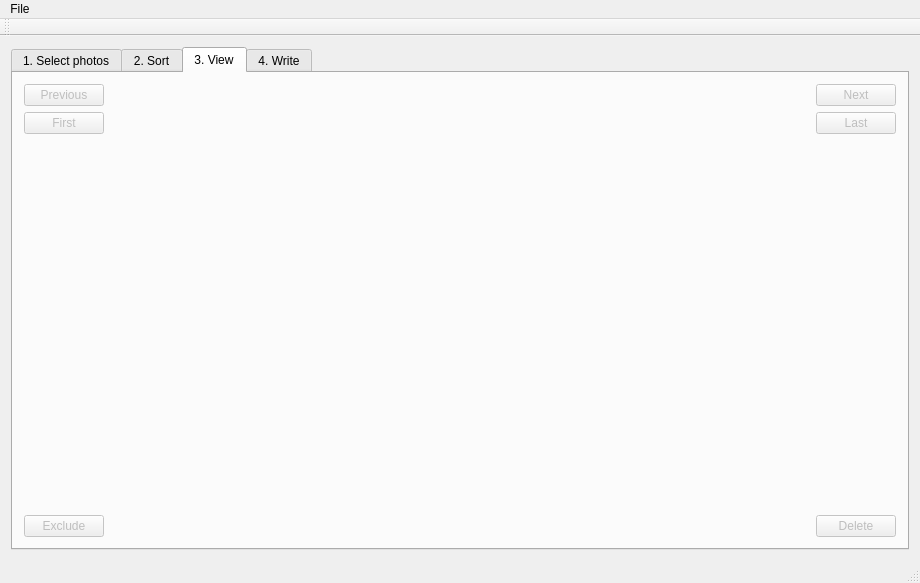
<?xml version="1.0" encoding="UTF-8"?>
<ui version="4.0">
 <class>MainWindow</class>
 <widget class="QMainWindow" name="MainWindow">
  <property name="geometry">
   <rect>
    <x>0</x>
    <y>0</y>
    <width>920</width>
    <height>583</height>
   </rect>
  </property>
  <property name="windowTitle">
   <string>MainWindow</string>
  </property>
  <widget class="QWidget" name="centralWidget">
   <layout class="QHBoxLayout" name="horizontalLayout">
    <item>
     <widget class="QTabWidget" name="tabWidget">
      <property name="currentIndex">
       <number>2</number>
      </property>
      <widget class="QWidget" name="tab_files">
       <attribute name="title">
        <string>1. Select photos</string>
       </attribute>
       <layout class="QVBoxLayout" name="verticalLayout_12">
        <item>
         <layout class="QHBoxLayout" name="horizontalLayout_7">
          <item>
           <spacer name="horizontalSpacer">
            <property name="orientation">
             <enum>Qt::Horizontal</enum>
            </property>
            <property name="sizeHint" stdset="0">
             <size>
              <width>40</width>
              <height>20</height>
             </size>
            </property>
           </spacer>
          </item>
          <item>
           <widget class="QLabel" name="label_4">
            <property name="text">
             <string>Number of camera's</string>
            </property>
           </widget>
          </item>
          <item>
           <widget class="QComboBox" name="comboBoxT1_nfol">
            <property name="currentText">
             <string>1</string>
            </property>
            <item>
             <property name="text">
              <string>1</string>
             </property>
            </item>
            <item>
             <property name="text">
              <string>2</string>
             </property>
            </item>
            <item>
             <property name="text">
              <string>3</string>
             </property>
            </item>
            <item>
             <property name="text">
              <string>4</string>
             </property>
            </item>
            <item>
             <property name="text">
              <string>5</string>
             </property>
            </item>
            <item>
             <property name="text">
              <string>6</string>
             </property>
            </item>
            <item>
             <property name="text">
              <string>7</string>
             </property>
            </item>
            <item>
             <property name="text">
              <string>8</string>
             </property>
            </item>
            <item>
             <property name="text">
              <string>9</string>
             </property>
            </item>
            <item>
             <property name="text">
              <string>10</string>
             </property>
            </item>
            <item>
             <property name="text">
              <string>11</string>
             </property>
            </item>
            <item>
             <property name="text">
              <string>12</string>
             </property>
            </item>
           </widget>
          </item>
          <item>
           <spacer name="horizontalSpacer_2">
            <property name="orientation">
             <enum>Qt::Horizontal</enum>
            </property>
            <property name="sizeHint" stdset="0">
             <size>
              <width>40</width>
              <height>20</height>
             </size>
            </property>
           </spacer>
          </item>
         </layout>
        </item>
        <item>
         <widget class="QScrollArea" name="scrollArea">
          <property name="widgetResizable">
           <bool>true</bool>
          </property>
          <widget class="QWidget" name="scrollAreaWidgetContents">
           <property name="geometry">
            <rect>
             <x>0</x>
             <y>0</y>
             <width>1910</width>
             <height>410</height>
            </rect>
           </property>
           <layout class="QHBoxLayout" name="horizontalLayout_2">
            <item>
             <layout class="QVBoxLayout" name="verticalLayout">
              <item>
               <widget class="QPushButton" name="pushButtonT1_select_0">
                <property name="toolTip">
                 <string>Select a folder containing one set of photos</string>
                </property>
                <property name="text">
                 <string>Select folder</string>
                </property>
               </widget>
              </item>
              <item>
               <widget class="QLineEdit" name="lineEditT1_0">
                <property name="toolTip">
                 <string>Path of the selected folder</string>
                </property>
               </widget>
              </item>
              <item>
               <widget class="QListWidget" name="listWidgetT1_0">
                <property name="toolTip">
                 <string>Photos in set</string>
                </property>
                <property name="selectionMode">
                 <enum>QAbstractItemView::ExtendedSelection</enum>
                </property>
               </widget>
              </item>
              <item>
               <widget class="QPushButton" name="pushButtonT1_excl_0">
                <property name="toolTip">
                 <string>Remove selected photos (originals are not removed from disk)</string>
                </property>
                <property name="text">
                 <string>Exclude selection</string>
                </property>
               </widget>
              </item>
              <item>
               <widget class="QPushButton" name="pushButtonT1_nameSort_0">
                <property name="toolTip">
                 <string>Sort by name rather than by time captured (useful when the list of photos has previously been sorted without modification of the exif data)</string>
                </property>
                <property name="text">
                 <string>Sort by name</string>
                </property>
               </widget>
              </item>
             </layout>
            </item>
            <item>
             <layout class="QVBoxLayout" name="verticalLayout_2">
              <item>
               <widget class="QPushButton" name="pushButtonT1_select_1">
                <property name="toolTip">
                 <string>Select a folder containing one set of photos</string>
                </property>
                <property name="text">
                 <string>Select folder</string>
                </property>
               </widget>
              </item>
              <item>
               <widget class="QLineEdit" name="lineEditT1_1">
                <property name="toolTip">
                 <string>Path of the selected folder</string>
                </property>
               </widget>
              </item>
              <item>
               <widget class="QListWidget" name="listWidgetT1_1">
                <property name="toolTip">
                 <string>Photos in set</string>
                </property>
                <property name="dragEnabled">
                 <bool>true</bool>
                </property>
                <property name="dragDropMode">
                 <enum>QAbstractItemView::DropOnly</enum>
                </property>
                <property name="selectionMode">
                 <enum>QAbstractItemView::ExtendedSelection</enum>
                </property>
               </widget>
              </item>
              <item>
               <widget class="QPushButton" name="pushButtonT1_excl_1">
                <property name="toolTip">
                 <string>Remove selected photos (originals are not removed from disk)</string>
                </property>
                <property name="text">
                 <string>Exclude selection</string>
                </property>
               </widget>
              </item>
              <item>
               <widget class="QPushButton" name="pushButtonT1_nameSort_1">
                <property name="toolTip">
                 <string>Sort by name rather than by time captured (useful when the list of photos has previously been sorted without modification of the exif data)</string>
                </property>
                <property name="text">
                 <string>Sort by name</string>
                </property>
               </widget>
              </item>
             </layout>
            </item>
            <item>
             <layout class="QVBoxLayout" name="verticalLayout_7">
              <item>
               <widget class="QPushButton" name="pushButtonT1_select_2">
                <property name="toolTip">
                 <string>Select a folder containing one set of photos</string>
                </property>
                <property name="text">
                 <string>Select folder</string>
                </property>
               </widget>
              </item>
              <item>
               <widget class="QLineEdit" name="lineEditT1_2">
                <property name="toolTip">
                 <string>Path of the selected folder</string>
                </property>
               </widget>
              </item>
              <item>
               <widget class="QListWidget" name="listWidgetT1_2">
                <property name="toolTip">
                 <string>Photos in set</string>
                </property>
                <property name="selectionMode">
                 <enum>QAbstractItemView::ExtendedSelection</enum>
                </property>
               </widget>
              </item>
              <item>
               <widget class="QPushButton" name="pushButtonT1_excl_2">
                <property name="toolTip">
                 <string>Remove selected photos (originals are not removed from disk)</string>
                </property>
                <property name="text">
                 <string>Exclude selection</string>
                </property>
               </widget>
              </item>
              <item>
               <widget class="QPushButton" name="pushButtonT1_nameSort_2">
                <property name="toolTip">
                 <string>Sort by name rather than by time captured (useful when the list of photos has previously been sorted without modification of the exif data)</string>
                </property>
                <property name="text">
                 <string>Sort by name</string>
                </property>
               </widget>
              </item>
             </layout>
            </item>
            <item>
             <layout class="QVBoxLayout" name="verticalLayout_8">
              <item>
               <widget class="QPushButton" name="pushButtonT1_select_3">
                <property name="toolTip">
                 <string>Select a folder containing one set of photos</string>
                </property>
                <property name="text">
                 <string>Select folder</string>
                </property>
               </widget>
              </item>
              <item>
               <widget class="QLineEdit" name="lineEditT1_3">
                <property name="toolTip">
                 <string>Path of the selected folder</string>
                </property>
               </widget>
              </item>
              <item>
               <widget class="QListWidget" name="listWidgetT1_3">
                <property name="toolTip">
                 <string>Photos in set</string>
                </property>
                <property name="selectionMode">
                 <enum>QAbstractItemView::ExtendedSelection</enum>
                </property>
               </widget>
              </item>
              <item>
               <widget class="QPushButton" name="pushButtonT1_excl_3">
                <property name="toolTip">
                 <string>Remove selected photos (originals are not removed from disk)</string>
                </property>
                <property name="text">
                 <string>Exclude selection</string>
                </property>
               </widget>
              </item>
              <item>
               <widget class="QPushButton" name="pushButtonT1_nameSort_3">
                <property name="toolTip">
                 <string>Sort by name rather than by time captured (useful when the list of photos has previously been sorted without modification of the exif data)</string>
                </property>
                <property name="text">
                 <string>Sort by name</string>
                </property>
               </widget>
              </item>
             </layout>
            </item>
            <item>
             <layout class="QVBoxLayout" name="verticalLayout_9">
              <item>
               <widget class="QPushButton" name="pushButtonT1_select_4">
                <property name="toolTip">
                 <string>Select a folder containing one set of photos</string>
                </property>
                <property name="text">
                 <string>Select folder</string>
                </property>
               </widget>
              </item>
              <item>
               <widget class="QLineEdit" name="lineEditT1_4">
                <property name="toolTip">
                 <string>Path of the selected folder</string>
                </property>
               </widget>
              </item>
              <item>
               <widget class="QListWidget" name="listWidgetT1_4">
                <property name="toolTip">
                 <string>Photos in set</string>
                </property>
                <property name="selectionMode">
                 <enum>QAbstractItemView::ExtendedSelection</enum>
                </property>
               </widget>
              </item>
              <item>
               <widget class="QPushButton" name="pushButtonT1_excl_4">
                <property name="toolTip">
                 <string>Remove selected photos (originals are not removed from disk)</string>
                </property>
                <property name="text">
                 <string>Exclude selection</string>
                </property>
               </widget>
              </item>
              <item>
               <widget class="QPushButton" name="pushButtonT1_nameSort_4">
                <property name="toolTip">
                 <string>Sort by name rather than by time captured (useful when the list of photos has previously been sorted without modification of the exif data)</string>
                </property>
                <property name="text">
                 <string>Sort by name</string>
                </property>
               </widget>
              </item>
             </layout>
            </item>
            <item>
             <layout class="QVBoxLayout" name="verticalLayout_10">
              <item>
               <widget class="QPushButton" name="pushButtonT1_select_5">
                <property name="toolTip">
                 <string>Select a folder containing one set of photos</string>
                </property>
                <property name="text">
                 <string>Select folder</string>
                </property>
               </widget>
              </item>
              <item>
               <widget class="QLineEdit" name="lineEditT1_5">
                <property name="toolTip">
                 <string>Path of the selected folder</string>
                </property>
               </widget>
              </item>
              <item>
               <widget class="QListWidget" name="listWidgetT1_5">
                <property name="toolTip">
                 <string>Photos in set</string>
                </property>
                <property name="selectionMode">
                 <enum>QAbstractItemView::ExtendedSelection</enum>
                </property>
               </widget>
              </item>
              <item>
               <widget class="QPushButton" name="pushButtonT1_excl_5">
                <property name="toolTip">
                 <string>Remove selected photos (originals are not removed from disk)</string>
                </property>
                <property name="text">
                 <string>Exclude selection</string>
                </property>
               </widget>
              </item>
              <item>
               <widget class="QPushButton" name="pushButtonT1_nameSort_5">
                <property name="toolTip">
                 <string>Sort by name rather than by time captured (useful when the list of photos has previously been sorted without modification of the exif data)</string>
                </property>
                <property name="text">
                 <string>Sort by name</string>
                </property>
               </widget>
              </item>
             </layout>
            </item>
            <item>
             <layout class="QVBoxLayout" name="verticalLayout_11">
              <item>
               <widget class="QPushButton" name="pushButtonT1_select_6">
                <property name="toolTip">
                 <string>Select a folder containing one set of photos</string>
                </property>
                <property name="text">
                 <string>Select folder</string>
                </property>
               </widget>
              </item>
              <item>
               <widget class="QLineEdit" name="lineEditT1_6">
                <property name="toolTip">
                 <string>Path of the selected folder</string>
                </property>
               </widget>
              </item>
              <item>
               <widget class="QListWidget" name="listWidgetT1_6">
                <property name="toolTip">
                 <string>Photos in set</string>
                </property>
                <property name="selectionMode">
                 <enum>QAbstractItemView::ExtendedSelection</enum>
                </property>
               </widget>
              </item>
              <item>
               <widget class="QPushButton" name="pushButtonT1_excl_6">
                <property name="toolTip">
                 <string>Remove selected photos (originals are not removed from disk)</string>
                </property>
                <property name="text">
                 <string>Exclude selection</string>
                </property>
               </widget>
              </item>
              <item>
               <widget class="QPushButton" name="pushButtonT1_nameSort_6">
                <property name="toolTip">
                 <string>Sort by name rather than by time captured (useful when the list of photos has previously been sorted without modification of the exif data)</string>
                </property>
                <property name="text">
                 <string>Sort by name</string>
                </property>
               </widget>
              </item>
             </layout>
            </item>
            <item>
             <layout class="QVBoxLayout" name="verticalLayout_13">
              <item>
               <widget class="QPushButton" name="pushButtonT1_select_7">
                <property name="toolTip">
                 <string>Select a folder containing one set of photos</string>
                </property>
                <property name="text">
                 <string>Select folder</string>
                </property>
               </widget>
              </item>
              <item>
               <widget class="QLineEdit" name="lineEditT1_7">
                <property name="toolTip">
                 <string>Path of the selected folder</string>
                </property>
               </widget>
              </item>
              <item>
               <widget class="QListWidget" name="listWidgetT1_7">
                <property name="toolTip">
                 <string>Photos in set</string>
                </property>
                <property name="selectionMode">
                 <enum>QAbstractItemView::ExtendedSelection</enum>
                </property>
               </widget>
              </item>
              <item>
               <widget class="QPushButton" name="pushButtonT1_excl_7">
                <property name="toolTip">
                 <string>Remove selected photos (originals are not removed from disk)</string>
                </property>
                <property name="text">
                 <string>Exclude selection</string>
                </property>
               </widget>
              </item>
              <item>
               <widget class="QPushButton" name="pushButtonT1_nameSort_7">
                <property name="toolTip">
                 <string>Sort by name rather than by time captured (useful when the list of photos has previously been sorted without modification of the exif data)</string>
                </property>
                <property name="text">
                 <string>Sort by name</string>
                </property>
               </widget>
              </item>
             </layout>
            </item>
            <item>
             <layout class="QVBoxLayout" name="verticalLayout_14">
              <item>
               <widget class="QPushButton" name="pushButtonT1_select_8">
                <property name="toolTip">
                 <string>Select a folder containing one set of photos</string>
                </property>
                <property name="text">
                 <string>Select folder</string>
                </property>
               </widget>
              </item>
              <item>
               <widget class="QLineEdit" name="lineEditT1_8">
                <property name="toolTip">
                 <string>Path of the selected folder</string>
                </property>
               </widget>
              </item>
              <item>
               <widget class="QListWidget" name="listWidgetT1_8">
                <property name="toolTip">
                 <string>Photos in set</string>
                </property>
                <property name="selectionMode">
                 <enum>QAbstractItemView::ExtendedSelection</enum>
                </property>
               </widget>
              </item>
              <item>
               <widget class="QPushButton" name="pushButtonT1_excl_8">
                <property name="toolTip">
                 <string>Remove selected photos (originals are not removed from disk)</string>
                </property>
                <property name="text">
                 <string>Exclude selection</string>
                </property>
               </widget>
              </item>
              <item>
               <widget class="QPushButton" name="pushButtonT1_nameSort_8">
                <property name="toolTip">
                 <string>Sort by name rather than by time captured (useful when the list of photos has previously been sorted without modification of the exif data)</string>
                </property>
                <property name="text">
                 <string>Sort by name</string>
                </property>
               </widget>
              </item>
             </layout>
            </item>
            <item>
             <layout class="QVBoxLayout" name="verticalLayout_15">
              <item>
               <widget class="QPushButton" name="pushButtonT1_select_9">
                <property name="toolTip">
                 <string>Select a folder containing one set of photos</string>
                </property>
                <property name="text">
                 <string>Select folder</string>
                </property>
               </widget>
              </item>
              <item>
               <widget class="QLineEdit" name="lineEditT1_9">
                <property name="toolTip">
                 <string>Path of the selected folder</string>
                </property>
               </widget>
              </item>
              <item>
               <widget class="QListWidget" name="listWidgetT1_9">
                <property name="toolTip">
                 <string>Photos in set</string>
                </property>
                <property name="selectionMode">
                 <enum>QAbstractItemView::ExtendedSelection</enum>
                </property>
               </widget>
              </item>
              <item>
               <widget class="QPushButton" name="pushButtonT1_excl_9">
                <property name="toolTip">
                 <string>Remove selected photos (originals are not removed from disk)</string>
                </property>
                <property name="text">
                 <string>Exclude selection</string>
                </property>
               </widget>
              </item>
              <item>
               <widget class="QPushButton" name="pushButtonT1_nameSort_9">
                <property name="toolTip">
                 <string>Sort by name rather than by time captured (useful when the list of photos has previously been sorted without modification of the exif data)</string>
                </property>
                <property name="text">
                 <string>Sort by name</string>
                </property>
               </widget>
              </item>
             </layout>
            </item>
            <item>
             <layout class="QVBoxLayout" name="verticalLayout_16">
              <item>
               <widget class="QPushButton" name="pushButtonT1_select_10">
                <property name="toolTip">
                 <string>Select a folder containing one set of photos</string>
                </property>
                <property name="text">
                 <string>Select folder</string>
                </property>
               </widget>
              </item>
              <item>
               <widget class="QLineEdit" name="lineEditT1_10">
                <property name="toolTip">
                 <string>Path of the selected folder</string>
                </property>
               </widget>
              </item>
              <item>
               <widget class="QListWidget" name="listWidgetT1_10">
                <property name="toolTip">
                 <string>Photos in set</string>
                </property>
                <property name="selectionMode">
                 <enum>QAbstractItemView::ExtendedSelection</enum>
                </property>
               </widget>
              </item>
              <item>
               <widget class="QPushButton" name="pushButtonT1_excl_10">
                <property name="toolTip">
                 <string>Remove selected photos (originals are not removed from disk)</string>
                </property>
                <property name="text">
                 <string>Exclude selection</string>
                </property>
               </widget>
              </item>
              <item>
               <widget class="QPushButton" name="pushButtonT1_nameSort_10">
                <property name="toolTip">
                 <string>Sort by name rather than by time captured (useful when the list of photos has previously been sorted without modification of the exif data)</string>
                </property>
                <property name="text">
                 <string>Sort by name</string>
                </property>
               </widget>
              </item>
             </layout>
            </item>
            <item>
             <layout class="QVBoxLayout" name="verticalLayout_17">
              <item>
               <widget class="QPushButton" name="pushButtonT1_select_11">
                <property name="toolTip">
                 <string>Select a folder containing one set of photos</string>
                </property>
                <property name="text">
                 <string>Select folder</string>
                </property>
               </widget>
              </item>
              <item>
               <widget class="QLineEdit" name="lineEditT1_11">
                <property name="toolTip">
                 <string>Path of the selected folder</string>
                </property>
               </widget>
              </item>
              <item>
               <widget class="QListWidget" name="listWidgetT1_11">
                <property name="toolTip">
                 <string>Photos in set</string>
                </property>
                <property name="selectionMode">
                 <enum>QAbstractItemView::ExtendedSelection</enum>
                </property>
               </widget>
              </item>
              <item>
               <widget class="QPushButton" name="pushButtonT1_excl_11">
                <property name="toolTip">
                 <string>Remove selected photos (originals are not removed from disk)</string>
                </property>
                <property name="text">
                 <string>Exclude selection</string>
                </property>
               </widget>
              </item>
              <item>
               <widget class="QPushButton" name="pushButtonT1_nameSort_11">
                <property name="toolTip">
                 <string>Sort by name rather than by time captured (useful when the list of photos has previously been sorted without modification of the exif data)</string>
                </property>
                <property name="text">
                 <string>Sort by name</string>
                </property>
               </widget>
              </item>
             </layout>
            </item>
           </layout>
          </widget>
         </widget>
        </item>
       </layout>
      </widget>
      <widget class="QWidget" name="tab">
       <attribute name="title">
        <string>2. Sort</string>
       </attribute>
       <layout class="QHBoxLayout" name="horizontalLayout_8">
        <item>
         <layout class="QVBoxLayout" name="verticalLayout_18">
          <item>
           <widget class="QLabel" name="label_6">
            <property name="text">
             <string>Selected images:</string>
            </property>
           </widget>
          </item>
          <item>
           <widget class="QPushButton" name="pushButtonT2i_up">
            <property name="text">
             <string>Earlier (up)</string>
            </property>
           </widget>
          </item>
          <item>
           <widget class="QPushButton" name="pushButtonT2i_sync">
            <property name="text">
             <string>Sync</string>
            </property>
           </widget>
          </item>
          <item>
           <widget class="QPushButton" name="pushButtonT2i_dwn">
            <property name="text">
             <string>Later (down)</string>
            </property>
           </widget>
          </item>
          <item>
           <spacer name="verticalSpacer_11">
            <property name="orientation">
             <enum>Qt::Vertical</enum>
            </property>
            <property name="sizeHint" stdset="0">
             <size>
              <width>20</width>
              <height>40</height>
             </size>
            </property>
           </spacer>
          </item>
          <item>
           <widget class="QPushButton" name="pushButtonT2i_excl">
            <property name="text">
             <string>Exclude</string>
            </property>
           </widget>
          </item>
          <item>
           <widget class="QPushButton" name="pushButtonT2i_del">
            <property name="text">
             <string>Delete</string>
            </property>
           </widget>
          </item>
         </layout>
        </item>
        <item>
         <widget class="QListWidget" name="listWidgetT2">
          <property name="selectionMode">
           <enum>QAbstractItemView::ExtendedSelection</enum>
          </property>
         </widget>
        </item>
        <item>
         <layout class="QVBoxLayout" name="verticalLayout_19">
          <item>
           <widget class="QLabel" name="label_5">
            <property name="text">
             <string>Entire camera:</string>
            </property>
           </widget>
          </item>
          <item>
           <widget class="QPushButton" name="pushButtonT2c_up">
            <property name="text">
             <string>Earlier (up)</string>
            </property>
           </widget>
          </item>
          <item>
           <widget class="QPushButton" name="pushButtonT2c_sync">
            <property name="text">
             <string>Sync</string>
            </property>
           </widget>
          </item>
          <item>
           <widget class="QPushButton" name="pushButtonT2c_dwn">
            <property name="text">
             <string>Later (down)</string>
            </property>
           </widget>
          </item>
          <item>
           <spacer name="verticalSpacer_9">
            <property name="orientation">
             <enum>Qt::Vertical</enum>
            </property>
            <property name="sizeHint" stdset="0">
             <size>
              <width>20</width>
              <height>40</height>
             </size>
            </property>
           </spacer>
          </item>
          <item>
           <widget class="QPushButton" name="pushButtonT2_refresh">
            <property name="text">
             <string>Refresh</string>
            </property>
           </widget>
          </item>
         </layout>
        </item>
       </layout>
      </widget>
      <widget class="QWidget" name="tab_sort">
       <attribute name="title">
        <string>3. View</string>
       </attribute>
       <layout class="QHBoxLayout" name="horizontalLayout_3">
        <item>
         <layout class="QVBoxLayout" name="verticalLayout_3">
          <item>
           <widget class="QPushButton" name="pushButtonT3_prev">
            <property name="enabled">
             <bool>false</bool>
            </property>
            <property name="toolTip">
             <string>View previous image [left arrow]</string>
            </property>
            <property name="text">
             <string>Previous</string>
            </property>
            <property name="shortcut">
             <string>Left</string>
            </property>
           </widget>
          </item>
          <item>
           <widget class="QPushButton" name="pushButtonT3_first">
            <property name="enabled">
             <bool>false</bool>
            </property>
            <property name="toolTip">
             <string>Jump to first image</string>
            </property>
            <property name="text">
             <string>First</string>
            </property>
           </widget>
          </item>
          <item>
           <spacer name="verticalSpacer">
            <property name="orientation">
             <enum>Qt::Vertical</enum>
            </property>
            <property name="sizeHint" stdset="0">
             <size>
              <width>20</width>
              <height>40</height>
             </size>
            </property>
           </spacer>
          </item>
          <item>
           <widget class="QPushButton" name="pushButtonT3_excl">
            <property name="enabled">
             <bool>false</bool>
            </property>
            <property name="toolTip">
             <string>Exclude image from sorting, never delete from disk (also not on pressing &quot;clean-up&quot;)</string>
            </property>
            <property name="text">
             <string>Exclude</string>
            </property>
           </widget>
          </item>
         </layout>
        </item>
        <item>
         <widget class="QLabel" name="view_idx_label">
          <property name="sizePolicy">
           <sizepolicy hsizetype="Expanding" vsizetype="Expanding">
            <horstretch>0</horstretch>
            <verstretch>0</verstretch>
           </sizepolicy>
          </property>
          <property name="minimumSize">
           <size>
            <width>402</width>
            <height>268</height>
           </size>
          </property>
          <property name="text">
           <string/>
          </property>
         </widget>
        </item>
        <item>
         <layout class="QVBoxLayout" name="verticalLayout_4">
          <item>
           <widget class="QPushButton" name="pushButtonT3_next">
            <property name="enabled">
             <bool>false</bool>
            </property>
            <property name="toolTip">
             <string>View next image [right arrow]</string>
            </property>
            <property name="text">
             <string>Next</string>
            </property>
            <property name="shortcut">
             <string>Right</string>
            </property>
           </widget>
          </item>
          <item>
           <widget class="QPushButton" name="pushButtonT3_last">
            <property name="enabled">
             <bool>false</bool>
            </property>
            <property name="toolTip">
             <string>Jump to last image</string>
            </property>
            <property name="text">
             <string>Last</string>
            </property>
           </widget>
          </item>
          <item>
           <spacer name="verticalSpacer_2">
            <property name="orientation">
             <enum>Qt::Vertical</enum>
            </property>
            <property name="sizeHint" stdset="0">
             <size>
              <width>20</width>
              <height>40</height>
             </size>
            </property>
           </spacer>
          </item>
          <item>
           <widget class="QPushButton" name="pushButtonT3_del">
            <property name="enabled">
             <bool>false</bool>
            </property>
            <property name="toolTip">
             <string>Delete image (not deleted from disk) [del]</string>
            </property>
            <property name="text">
             <string>Delete</string>
            </property>
            <property name="shortcut">
             <string>Backspace</string>
            </property>
           </widget>
          </item>
         </layout>
        </item>
       </layout>
      </widget>
      <widget class="QWidget" name="tab_write">
       <attribute name="title">
        <string>4. Write</string>
       </attribute>
       <layout class="QVBoxLayout" name="verticalLayout_6">
        <item>
         <spacer name="verticalSpacer_4">
          <property name="orientation">
           <enum>Qt::Vertical</enum>
          </property>
          <property name="sizeHint" stdset="0">
           <size>
            <width>20</width>
            <height>137</height>
           </size>
          </property>
         </spacer>
        </item>
        <item>
         <widget class="QLabel" name="label">
          <property name="text">
           <string>Earliest date:</string>
          </property>
         </widget>
        </item>
        <item>
         <widget class="QLineEdit" name="lineEditT4_date">
          <property name="enabled">
           <bool>false</bool>
          </property>
         </widget>
        </item>
        <item>
         <spacer name="verticalSpacer_7">
          <property name="orientation">
           <enum>Qt::Vertical</enum>
          </property>
          <property name="sizeHint" stdset="0">
           <size>
            <width>20</width>
            <height>80</height>
           </size>
          </property>
         </spacer>
        </item>
        <item>
         <widget class="QPushButton" name="pushButtonT4_path">
          <property name="text">
           <string>Select output folder</string>
          </property>
         </widget>
        </item>
        <item>
         <widget class="QLineEdit" name="lineEditT4_path">
          <property name="toolTip">
           <string>Selected output folder (may be modified by typing)</string>
          </property>
          <property name="text">
           <string/>
          </property>
         </widget>
        </item>
        <item>
         <widget class="QLabel" name="label_2">
          <property name="text">
           <string>Outout format:</string>
          </property>
         </widget>
        </item>
        <item>
         <layout class="QHBoxLayout" name="horizontalLayout_5">
          <item>
           <widget class="QLineEdit" name="lineEditT4_name">
            <property name="toolTip">
             <string>Format used to write selected and sorted photos</string>
            </property>
            <property name="text">
             <string>sorted</string>
            </property>
           </widget>
          </item>
          <item>
           <widget class="QComboBox" name="name_comboBox">
            <property name="enabled">
             <bool>false</bool>
            </property>
            <item>
             <property name="text">
              <string>-%0Xd</string>
             </property>
            </item>
           </widget>
          </item>
          <item>
           <widget class="QLabel" name="label_3">
            <property name="text">
             <string>.jpg</string>
            </property>
           </widget>
          </item>
         </layout>
        </item>
        <item>
         <layout class="QHBoxLayout" name="horizontalLayout_6">
          <item>
           <widget class="QPushButton" name="pushButtonT4_write">
            <property name="enabled">
             <bool>false</bool>
            </property>
            <property name="toolTip">
             <string>Write selected and sorted photos to output directory</string>
            </property>
            <property name="text">
             <string>Write</string>
            </property>
           </widget>
          </item>
          <item>
           <widget class="QPushButton" name="pushButtonT4_clean">
            <property name="toolTip">
             <string>Remove all 'deleted' files from disk</string>
            </property>
            <property name="text">
             <string>Clean-up</string>
            </property>
           </widget>
          </item>
         </layout>
        </item>
        <item>
         <widget class="QCheckBox" name="checkBoxT4_keepOrig">
          <property name="toolTip">
           <string>Keep originals (if not ticked the selected photos are moved to the output directory, all other files are left untouched)</string>
          </property>
          <property name="text">
           <string>Keep orginals</string>
          </property>
         </widget>
        </item>
        <item>
         <spacer name="verticalSpacer_3">
          <property name="orientation">
           <enum>Qt::Vertical</enum>
          </property>
          <property name="sizeHint" stdset="0">
           <size>
            <width>20</width>
            <height>136</height>
           </size>
          </property>
         </spacer>
        </item>
       </layout>
      </widget>
     </widget>
    </item>
   </layout>
  </widget>
  <widget class="QMenuBar" name="menuBar">
   <property name="geometry">
    <rect>
     <x>0</x>
     <y>0</y>
     <width>920</width>
     <height>22</height>
    </rect>
   </property>
   <widget class="QMenu" name="menuFile">
    <property name="title">
     <string>File</string>
    </property>
    <addaction name="actionNew"/>
   </widget>
   <addaction name="menuFile"/>
  </widget>
  <widget class="QToolBar" name="mainToolBar">
   <attribute name="toolBarArea">
    <enum>TopToolBarArea</enum>
   </attribute>
   <attribute name="toolBarBreak">
    <bool>false</bool>
   </attribute>
  </widget>
  <widget class="QStatusBar" name="statusBar"/>
  <action name="actionNew">
   <property name="text">
    <string>New</string>
   </property>
   <property name="shortcut">
    <string>Ctrl+N</string>
   </property>
  </action>
 </widget>
 <layoutdefault spacing="6" margin="11"/>
 <resources/>
 <connections/>
</ui>
